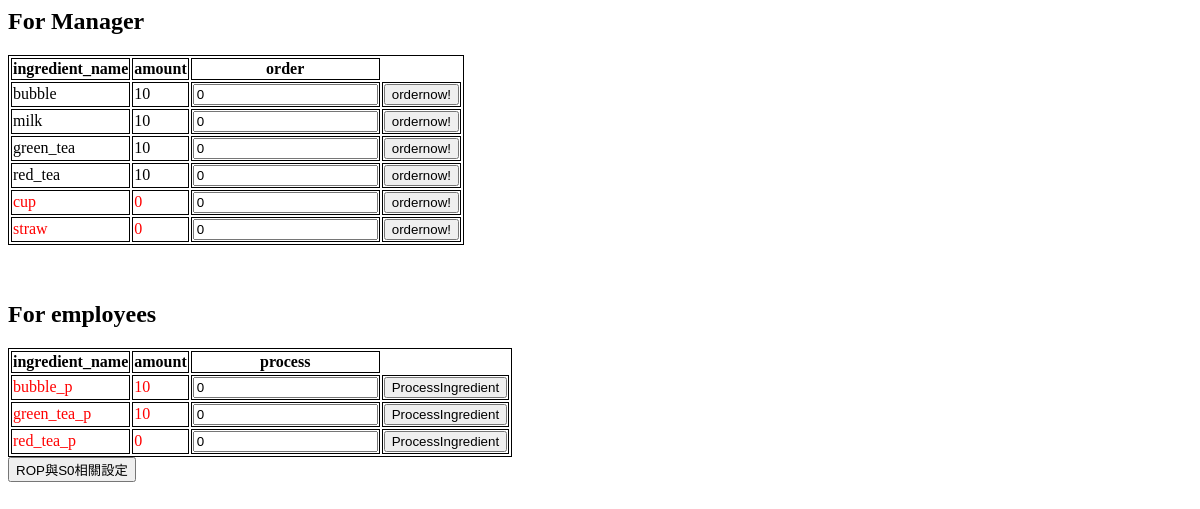
Before: /listingredient/ with the older database file.
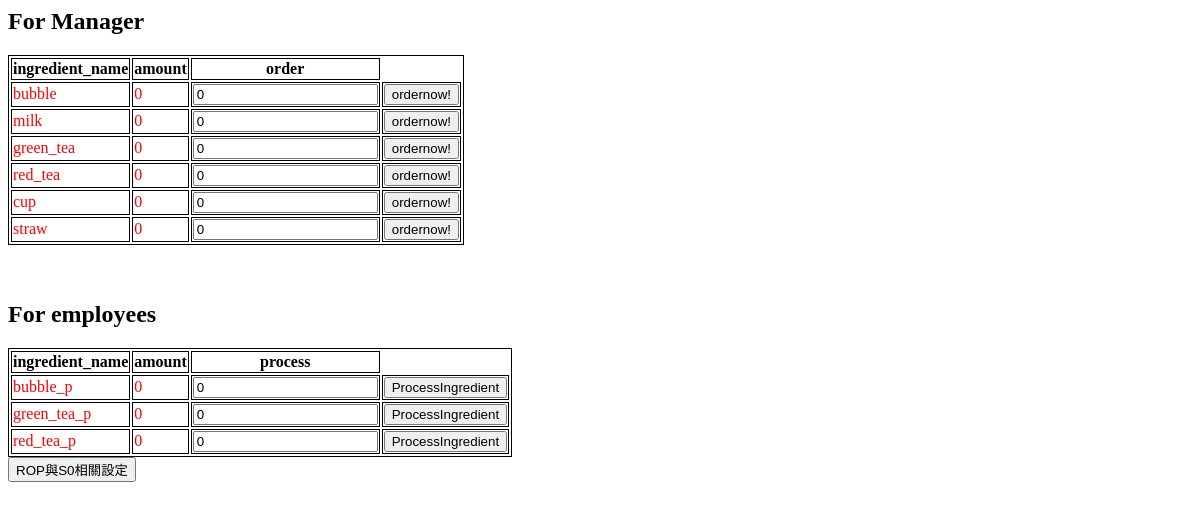
After: the same page with the newer database file.
### drink/models.py (models this page shows, shortened)
class Ingredient(models.Model):
    ingredient_name = models.CharField(max_length=20)
    amount = models.DecimalField(max_digits=5, decimal_places=0)
    is_processed = models.BooleanField(default=False)
    supplier = models.ManyToManyField(Supplier, through='Ingredient_offerd_by_supplier')

### drink/views.py (the view)
# urls.py: path('listingredient/',list_ingredient),
def list_ingredient(request):
        i_list=list(Ingredient.objects.all().filter(is_processed=False))
        processed_i_list=list(Ingredient.objects.all().filter(is_processed=True))
        i_para_dict=geti_level_dict()
        pi_para_dict=getp_i_level_dict()
        for i in i_list:
            i_order_amount_str=i.ingredient_name+"_orderamount"
            if i.ingredient_name+"_orderamount" in request.GET:
                order_val=int(request.GET[i.ingredient_name+"_orderamount"])
                if order_val > 0:
                    i.amount = i.amount + order_val
                    i.save()
        for i in processed_i_list:
            i_process_amount_str=i.ingredient_name+"_processamount"
            if i.ingredient_name+"_processamount" in request.GET:
                process_val=int(request.GET[i.ingredient_name+"_processamount"])
                if process_val > 0:
                    i.amount = i.amount + process_val
                    i.save()
        return render(request,'manager_check_i.html',locals())

### drink/views.py (called while the page is built)
@register.filter
def get_item(dictionary, key):
    return dictionary.get(key)

def getp_i_level_dict():
    p_i_dict={}
    p_i_dict['bubble_p']=20
    p_i_dict['green_tea_p']=20
    p_i_dict['red_tea_p']=20
    return p_i_dict

def geti_level_dict():
    i_para_dict={}
    i_para_list_ROP=list(ROP_Parameters.objects.all())
    for i in i_para_list_ROP:
        i_para_dict[i.ingredient_name]=i.ROP
    i_para_list_S0=list(S0_Parameters.objects.all())
    for i in i_para_list_S0:
        i_para_dict[i.ingredient_name]=i.S0
    return i_para_dict

### drink/templates/manager_check_i.html (shortened to what this page needs)
<html>
	<head>
	</head>
	<body>
		<h2>For Manager</h2>
		<table>
			<tr>
				<th>ingredient_name</th>
				<th>amount</th>
				<th>order</th>
			</tr>
			{%for i in i_list%}
			{%if i.amount < i_para_dict|get_item:i.ingredient_name %}
				<tr id="i_row" style="color:red">
			{%else%}
				<tr id="i_row">
			{%endif%}
				<td>{{i.ingredient_name}}</td>
				<td>{{i.amount}}</td>
				<form method="GET" action="">
					<td>
						<input name="{{i.ingredient_name}}_orderamount" id="{{i.ingredient_name}}_orderamount" type="number" value=0>
					</td>
					<td>
						<input type="submit" value="ordernow!">
					</td>
				</form>
			</tr>
			{%endfor%}
		</table>
		<br><br>
		<h2>For employees</h2>
		<table>
			<tr>
				<th>ingredient_name</th>
				<th>amount</th>
				<th>process</th>
			</tr>
			{%for i in processed_i_list%}
			{%if i.amount < pi_para_dict|get_item:i.ingredient_name %}
				<tr style="color:red">
			{%else%}
				<tr>
			{%endif%}
				<td>{{i.ingredient_name}}</td>
				<td>{{i.amount}}</td>
				<form method="GET" action="">
					<td>
						<input name="{{i.ingredient_name}}_processamount" id="{{i.ingredient_name}}_processamount" type="number" value=0>
					</td>
					<td>
						<input type="submit" value="ProcessIngredient">
					</td>
				</form>
			</tr>
			{%endfor%}
		</table>
		<form method="GET" action="/level_setup/">
			<input type="submit" value="ROP與S0相關設定">
		</form>
	</body>
</html>

Changed rows visible on the page:
changed Ingredient "bubble": amount "10" → "0"
changed Ingredient "milk": amount "10" → "0"
changed Ingredient "green_tea": amount "10" → "0"
changed Ingredient "red_tea": amount "10" → "0"
changed Ingredient "bubble_p": amount "10" → "0"
changed Ingredient "green_tea_p": amount "10" → "0"
